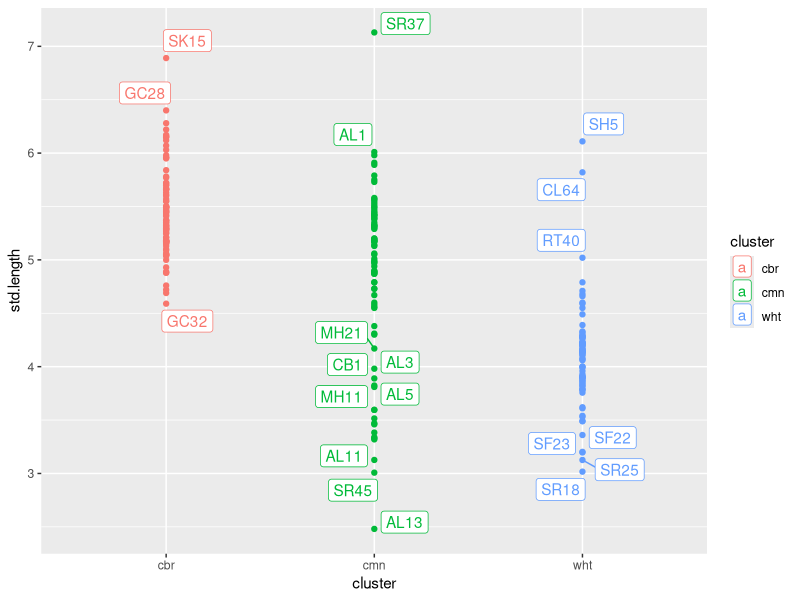
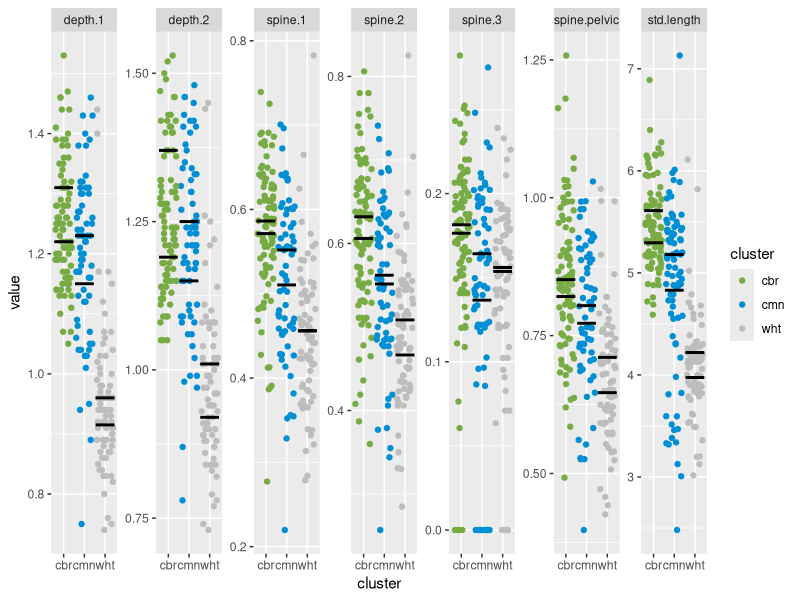

Generate these figures, in order, with R: (Note: this script raises an error after producing the figures.)
######################################################################
# Analysis of standard length and spine data
# Kieran Samuk - Apr 2016
######################################################################

######################################################################
# Libraries
######################################################################

library("dplyr")
library("tidyr")
library("ggplot2")
library("ggthemes")
library("broom")
library("ggrepel")

#list.files("functions", full.names = TRUE) %>% sapply(source) %>% invisible

select<- dplyr::select #allows dplyr to use select when MASS package is loaded

# the white stickleback palatte
whtstbk_palatte <- c("#77AB43", "#008FD5", "#BDBDBD")

setwd("analysis_morphology")

######################################################################
# input data
######################################################################

# raw morphometrics data for 2014 (std. length, spines, landmarks)
morpho_df <- read.csv("data/whtstbk_morphometrics_all.csv")

# meta data file from genotypic analysis
meta_df <- read.csv("metadata/mega_meta.csv")

# harmonize ids
morpho_df <- morpho_df %>%
  mutate(id = paste0(population, individual) %>% gsub("CP[a-zA-Z]*", "CP", .))

# join meta data to morpho data

# prep meta data for join

meta_df <- meta_df %>%
  select(id, cluster, sex) %>%
  rename(geno_sex = sex)

# join in cluster/geno sex and remove landmark data (explored in 01_body...)
morpho_df <- left_join(morpho_df, meta_df, by = "id") %>%
  select(-matches("^[x,y]{1}\\.")) %>%
  select(-matches("^lndmrk"))

######################################################################
# standard length
######################################################################

morpho_df <- morpho_df %>%
  select(-species, -photo.id, -individual, -notes)

morpho_df %>%
  filter(!is.na(cluster)) %>%
  ggplot(aes(y = std.length, x = cluster, color = cluster, label = id)) +
  geom_point()+
  geom_label_repel()
  
morpho_long <- gather(morpho_df, key = trait, value = value, -population, -year, -sex, -id, -cluster, -geno_sex)

morpho_long %>%
  filter(!is.na(cluster)) %>%
  filter(!is.na(geno_sex)) %>%
  filter(value < 10) %>%
  filter(trait != "spine.length.3") %>%
  filter(trait != "std.length.1") %>%
  ggplot(aes(y = value, x = cluster, color = cluster, group = geno_sex)) +
  geom_jitter() +
  stat_summary(fun.y = median, fun.ymin = median, fun.ymax = median, 
               geom = "crossbar", width = 0.9, color = "black", fatten = 2) +
  facet_wrap(~trait, scales = "free", nrow = 1) +
  scale_color_manual(values = whtstbk_palatte)

######################################################################
# size correction
######################################################################

morpho_corr_long <- gather(morpho_df, key = trait, value = value, -population, -year, -sex, -id, -cluster, -geno_sex, -std.length)

morpho_corr_long <- morpho_corr_long %>%
  filter(!is.na(cluster)) %>%
  filter(!is.na(geno_sex)) %>%
  filter(!is.na(std.length)) %>%
  filter(value < 10) %>%
  filter(trait != "spine.length.3") %>%
  filter(trait != "std.length.1") 

resid <- morpho_corr_long %>%
  group_by(trait) %>%
  do(augment(lm(value ~ std.length, data=.))) %>%
  ungroup %>%
  select(.resid) %>%
  unlist %>% as.numeric

morpho_corr_long$resid_score <- resid

######################################################################
# write collated file
######################################################################

spine_depth <- morpho_corr_long %>% 
  select(-resid_score) %>% 
  spread(key = trait, value = value)

spine_depth %>%
  select(id, std.length, depth.1, depth.2, matches("spine")) %>%
  rename(std_length = std.length, body_depth1 = depth.1, body_depth2 = depth.2, 
         spine_dorsal1 = spine.1, spine_dorsal2 = spine.2, spine_dorsal3 = spine.3, spine_pelvic = spine.pelvic) %>%
  write.table(., file = "data/collated/raw_spine_depth_sl.txt", quote = FALSE, row.names = FALSE)

######################################################################
# plots
######################################################################

morpho_corr_long %>%
  #filter(geno_sex == "M", trait == "depth.1") %>%
  ggplot(aes(y = resid_score, x = cluster, color = cluster, group = geno_sex, label = id)) +
  geom_jitter() +
  stat_summary(fun.y = median, fun.ymin = median, fun.ymax = median, 
               geom = "crossbar", width = 0.9, color = "black", fatten = 2) +
  facet_wrap(geno_sex~trait, scales = "free", nrow = 2, ncol = 6) +
  scale_color_manual(values = whtstbk_palatte)+
  theme_bw()
  #geom_label_repel()



